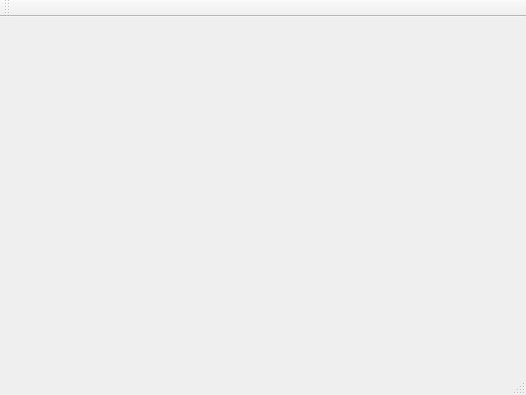
<?xml version="1.0" encoding="UTF-8"?>
<ui version="4.0">
 <class>AdminWindowClass</class>
 <widget class="QMainWindow" name="AdminWindowClass">
  <property name="geometry">
   <rect>
    <x>0</x>
    <y>0</y>
    <width>526</width>
    <height>395</height>
   </rect>
  </property>
  <property name="windowTitle">
   <string>AdminWindow</string>
  </property>
  <widget class="QWidget" name="centralWidget"/>
  <widget class="QMenuBar" name="menuBar">
   <property name="geometry">
    <rect>
     <x>0</x>
     <y>0</y>
     <width>526</width>
     <height>22</height>
    </rect>
   </property>
  </widget>
  <widget class="QToolBar" name="mainToolBar">
   <attribute name="toolBarArea">
    <enum>TopToolBarArea</enum>
   </attribute>
   <attribute name="toolBarBreak">
    <bool>false</bool>
   </attribute>
  </widget>
  <widget class="QStatusBar" name="statusBar"/>
 </widget>
 <layoutdefault spacing="6" margin="11"/>
 <resources/>
 <connections/>
</ui>
